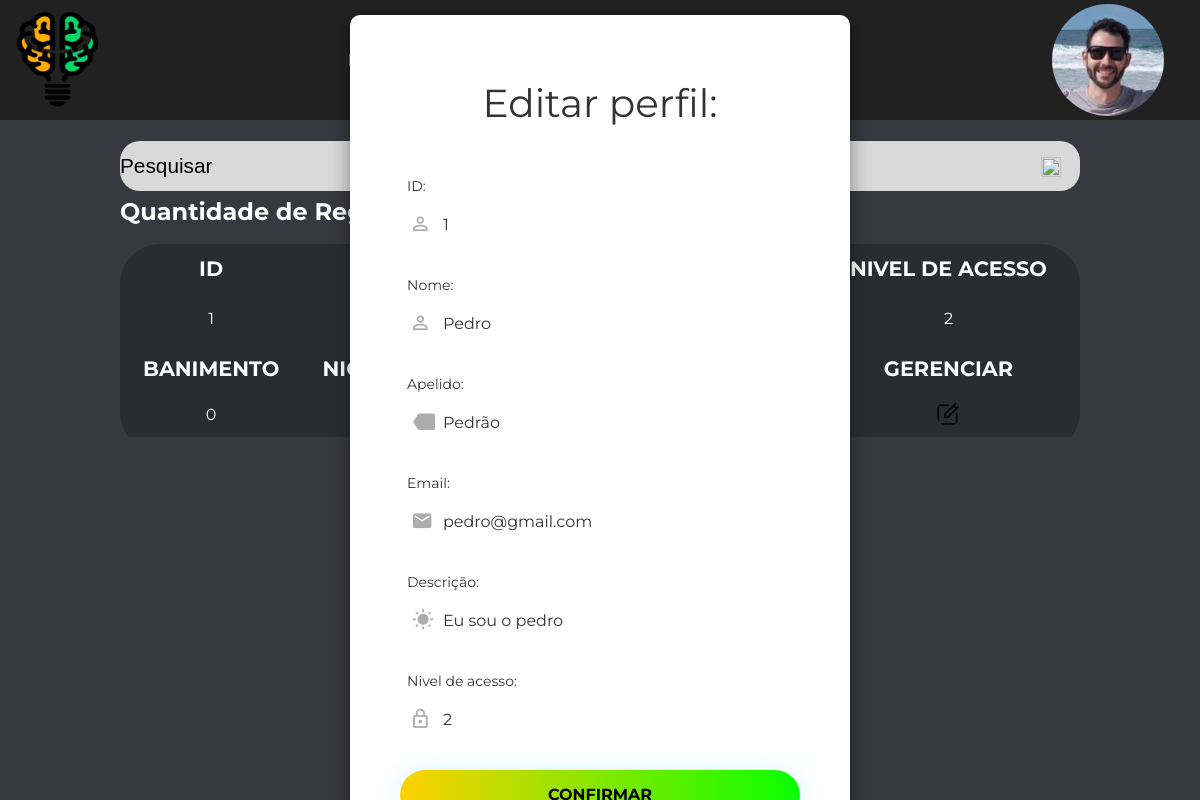
The app's page /arquivos/pages/gerenciar_contas.php?alt=1 (signed in) with its own data.
### tables this page shows
CREATE TABLE `contas` (
  `id` int(9) NOT NULL AUTO_INCREMENT,
  `nome` varchar(255) NOT NULL,
  `nickname` varchar(255) NOT NULL,
  `email` varchar(255) NOT NULL,
  `senha` varchar(255) NOT NULL,
  `descricao` varchar(255) DEFAULT NULL,
  `cpf` varchar(14) DEFAULT NULL,
  `cep` varchar(9) DEFAULT NULL,
  `universidade` varchar(255) DEFAULT NULL,
  `semestre` date DEFAULT NULL,
  `crm` varchar(13) DEFAULT NULL,
  `nivel_acesso` int(9) NOT NULL,
  `banimento` int(9) NOT NULL,
  `fk_nome_laudos` varchar(255) DEFAULT NULL,
  PRIMARY KEY (`id`),
  KEY `fk_nome_laudos` (`fk_nome_laudos`)
);

CREATE TABLE `fotos` (
  `id_fotos` int(11) NOT NULL AUTO_INCREMENT,
  `nome_fotos` varchar(255) NOT NULL,
  `data` datetime DEFAULT NULL,
  PRIMARY KEY (`id_fotos`)
);

### arquivos/pages/gerenciar_contas.php (the view, shortened to what this page needs)
<?php
	include('..\conexao.php');
?>
<!DOCTYPE html>
<html>
<head>
	<link rel="stylesheet" href="../assets/reset.css">
	<link rel="stylesheet" href="../assets/syle.css">
	<link rel="stylesheet" href="../assets/gerenciar.css">
	<link rel="stylesheet" href="../assets/perfil.css">
	<link rel="stylesheet" href="../assets/cadastro_edit.css">
	<link rel="stylesheet" type="text/css" href="fonts/iconic/css/material-design-iconic-font.min.css">
</head>
<body style="background-color: #36393F;">
<?php
	include("header.php");
?>
<?php
		  	if(isset($_GET['alt'])){
				$cod = $_GET['alt'];
				$sql = 'SELECT * FROM contas WHERE id='.$cod.';';
				$resul = mysqli_query($conexao, $sql);
				$con = mysqli_fetch_array($resul);
		  ?>
	<section class="limiter">
		<section class="container-login100" style="position: fixed; z-index: 999">
			<section class="wrap-login100">
					<form name="alter" class="login100-form validate-form" action="#" method="POST">
						<span class="login100-form-title ">
							Editar perfil:
						</span>
						<section class="wrap-input100 validate-input paddingb" data-validate = "ID é necessario">
							<span class="label-input100">ID:</span>
							<input type="number" class="input100" placeholder="ID" name="cod" value="<?php echo $con['id'];?>" readonly>
							<span class="focus-input100" data-symbol="&#xf206;"></span>
						</section>
						<section class="wrap-input100 validate-input paddingb" data-validate = "ID é necessario">
							<span class="label-input100">Nome:</span>
							<input  type="text" class="input100" name="nome" value="<?php echo $con['nome'];?>">
							<span class="focus-input100" data-symbol="&#xf206;"></span>
						</section>
						<section class="wrap-input100 validate-input paddingb" data-validate = "ID é necessario">
							<span class="label-input100">Apelido:</span>
							<input  type="text" class="input100" name="nickname" value="<?php echo $con['nickname'];?>">
							<span class="focus-input100" data-symbol="&#xf1db;"></span>
						</section>
						<section class="wrap-input100 validate-input paddingb" data-validate = "ID é necessario">
							<span class="label-input100">Email:</span>
							<input type="text" class="input100" name="email" value="<?php echo $con['email'];?>">
							<span class="focus-input100" data-symbol="&#xf15a;"></span>
						</section>
						<section class="wrap-input100 validate-input paddingb" data-validate = "ID é necessario">
							<span class="label-input100">Descrição:</span>
							<input type="text" class="input100" name="descricao" value="<?php echo $con['descricao'];?>">
							<span class="focus-input100" data-symbol="&#xf1d6;"></span>
						</section>
						<section class="wrap-input100 validate-input paddingb" data-validate = "ID é necessario">
							<span class="label-input100">Nivel de acesso:</span>
							<input type="number" class="input100" name="nivel_acesso" maxlength="1" min="0" max="2" value="<?php echo $con['nivel_acesso'];?>">
							<span class="focus-input100" data-symbol="&#xf190;"></span>
						</section>
						<section class="wrap-login100-form-btn">
							<section class="login100-form-bgbtn"></section>
							<button type="submit" class="login100-form-btn" name="confirmar">
							</button>
						</section>
			</form>
		</section>
	</section>
</section>
		  <?php
		   }
		?>
	<section id="space" style="padding-top: 25vh;">
		<form name="pesquisa" action="#" method="POST" id="gerenciar-pesquisa">
			<input class="btn" type="image" onclick='document.form[0].submit();' value="pesquisar" src="https://cdn-icons-png.flaticon.com/512/3917/3917754.png">
		</form>
	</section>
		<?php
			if(isset($_POST['pesquisar'])){
				$pesq = $_POST['texto'];
				$sql = 'SELECT * FROM contas WHERE nome LIKE "'.$pesq.'%";';
			}else{
				$sql = 'select * from contas;';
			}
			$resul = mysqli_query($conexao, $sql);
			$linhas = mysqli_num_rows($resul);
			?>
			<?php
				echo '<p id="gerenciar-quantideregistros">Quantidade de Registros: '.$linhas;
			?>
				<table class="gerenciar-table">
					<tbody>
			<?php
			while ($con = mysqli_fetch_array($resul)){
				echo('
							<tr>
								<td>ID</td>
								<td>NOME</td>
								<td>EMAIL</td>
								<td>BANIR</td>
								<td>NIVEL DE ACESSO</td>
							</tr>
							<tr>
								<td>'.$con['id'].'</td>
								<td>'.$con['nome'].'</td>
								<td>'.$con['email'].'</td>
								<td><a href="gerenciar_contas.php?ex='.$con['id'].'"> <img src="../imgs/banir.png" alt="Banir" width="30px" height="30px"> </a></td>
								<td>'.$con['nivel_acesso'].'</td>
							</tr>
							<tr>
								<td>BANIMENTO</td>
								<td>NICKNAME</td>
								<td>DESCRIÇÃO</td>
								<td>DESBANIR</td>
								<td>GERENCIAR</td>
							</tr>
							<tr>
								<td>'.$con['banimento'].'</td>
								<td>'.$con['nickname'].'</td>
								<td>'.$con['descricao'].'</td>
								<td><a href="gerenciar_contas.php?desbanir='.$con['id'].'"> <img src="../imgs/desbanir.png" alt="Desbanir" width="30px" height="30px"> </a></td>
								<td><a href="gerenciar_contas.php?alt='.$con['id'].'"> <img src="../imgs/gerenciar.png" alt="gerenciar" width="25px" height="25px" filter: invert(1);> </a></td>
							</tr>
				');
			}
		?>
						</tbody>
					</table>
</body>
</html>

### arquivos/pages/header.php (shortened to what this page needs)
<!DOCTYPE html>
<html>
<head>
	<link rel="stylesheet" href="../assets/reset.css">
	<link rel="stylesheet" href="../assets/syle.css">
	<link rel="stylesheet" href="../assets/header.css">
	<link rel="stylesheet" href="../assets/perfil.css">
</head>
<body>
	<section class="header-container">
	<?php
		if (isset($_SESSION['id'])){
			$sqlacc = "SELECT * FROM contas INNER JOIN fotos ON contas.id = fotos.id_fotos Where id= ". $_SESSION['id'] .";";
			$sql_exec = mysqli_query($conexao, $sqlacc);
			$sql_result = mysqli_fetch_array($sql_exec);
			$dir = "imagens/";
			$nova_foto = $sql_result['nome_fotos'];
		}
		?>
		<a href="../Index.php"><img class="perfil-icon" src="../imgs/logo.png"></a>
		<a class="link-header a" href="../pages/doar.php"><p>Doar</p></a>
		<?php if(isset($_SESSION['id'])){ ?>
		<a class="link-header a" href="../pages/chat1.php#page-end"><p>Abrir Chat</p></a>
		<?php }?>
		<a class="perfil-icon" href="../pages/perfil.php"><?php if (isset($_SESSION['id'])){ echo "<img class='perfil-icon' src='../".$dir.$nova_foto."' class = perfil_img>";}else{echo "<img class='perfil-icon' src='https://www.iconpacks.net/icons/2/free-user-icon-3296-thumb.png'>";}?></a>
	</section>
</body>
</html>

### arquivos/assets/syle.css (style rules this page uses)
body { overflow-x: hidden; background-color: #009717; }
:root { --base-font: 'Montserrat', sans-serif; --titulo-font: 'Pacifico', cursive; --light-green: #11C042; }
.btn { --color: #009717; --color2: white; width: 15vw; height: 7vh; padding: 0.8em 1.75em; background-color: transparent; border-radius: 6px; border: 0.2vw solid var(--color); transition: .5s; position: relative; overflow: hidden; cursor: pointer; z-index: 1; font-weight: 1000; font-size: 1.3rem; font-family: var(--base-font); text-transform: uppercase; color: var(--color); text-decoration: underline; }
.btn::after, .btn::before { content: ''; display: block; height: 100%; width: 100%; transform: skew(90deg) translate(-50%, -50%); position: absolute; inset: 50%; left: 25%; z-index: -1; transition: .5s ease-out; background-color: var(--color); }
.btn::before { top: -50%; left: -25%; transform: skew(90deg) rotate(180deg) translate(-50%, -50%); }

### arquivos/assets/gerenciar.css (style rules this page uses)
:root { --color-table-bg:#2A2C31; }
.gerenciar-table { width:80%; border-collapse:collapse; padding:0px; margin-left: auto; margin-right: auto; background: var(--color-table-bg); color: white; border:10px #2A2C31; border-radius: 40px; margin-bottom: 5px; }
.gerenciar-table tr:nth-child(odd) { font-weight: bolder; font-size: 1.3rem; }
.gerenciar-table td { height: 50px; vertical-align: middle; }
.gerenciar-table tr { text-align:center; padding:0px; }
.gerenciar-table tr:nth-child(4n) { border-bottom: #36393F solid 15px ; }
.gerenciar-table :first-child { border-radius: 20px; }
#gerenciar-pesquisa { background-color: purple; }
#gerenciar-pesquisa { background-color: var(--background-chat); padding-bottom: 5vh; position: absolute; padding-bottom: 3vh ; transform: translateY(-10vh); }
#gerenciar-pesquisa input { height: 50px; box-sizing: content-box; }
#gerenciar-pesquisa input[type="image"] { position: relative; height: 20px; width: 20px; background-color: transparent; transform: translate(-80px, 20px); border: 0px solid transparent; }
#gerenciar-quantideregistros { margin-left: 10vw; margin-bottom: 20px; font-size: 1.5rem; font-weight: bold; color: white; }
#space { height: 80px; }

### arquivos/assets/perfil.css (style rules this page uses)
* { margin: 0; padding: 0; }
body { overflow-x: hidden; background-color: white; font-family: var(--base-font); }
:root { --base-font: 'Montserrat', sans-serif; --titulo-font: 'Pacifico', cursive; --light-green: linear-gradient (#F2F2F2, #D9731A); }

### arquivos/assets/header.css (style rules this page uses)
.perfil-icon { margin-left: auto; margin-right: 3%; height: 14vh; width: 14vh; border-radius: 50%; max-height: 14vh; max-width: 14vh; }
.header-container { height: 15vh; width: 100vw; background-color: #212121; display: flex; align-items: center; overflow: hidden; position: fixed; z-index: 999; }
.link-header { background-color: transparent; margin-right: 20px; padding: 20px; font: bold 14px/1.4 'Open Sans', arial, sans-serif; text-decoration: none; font-size: 1rem; color: #ffbe39; text-transform: uppercase; text-align: center; margin-left: auto; max-height: 15vh; }
.a { color: #fff; text-transform: uppercase; text-decoration: none; letter-spacing: 0.15em; display: inline-block; padding: 15px 20px; position: relative; }
.a:after { background: none repeat scroll 0 0 transparent; bottom: 0; content: ""; display: block; height: 2px; left: 50%; position: absolute; background: #fff; transition: width 0.3s ease 0s, left 0.3s ease 0s; width: 0; }

### records on screen
contas: fotos.nome_fotos (picture), cod "1", nome "Pedro", nickname "Pedrão", email "pedro@gmail.com", descricao "Eu sou o pedro", nivel_acesso "2", id "1", banimento "0"
